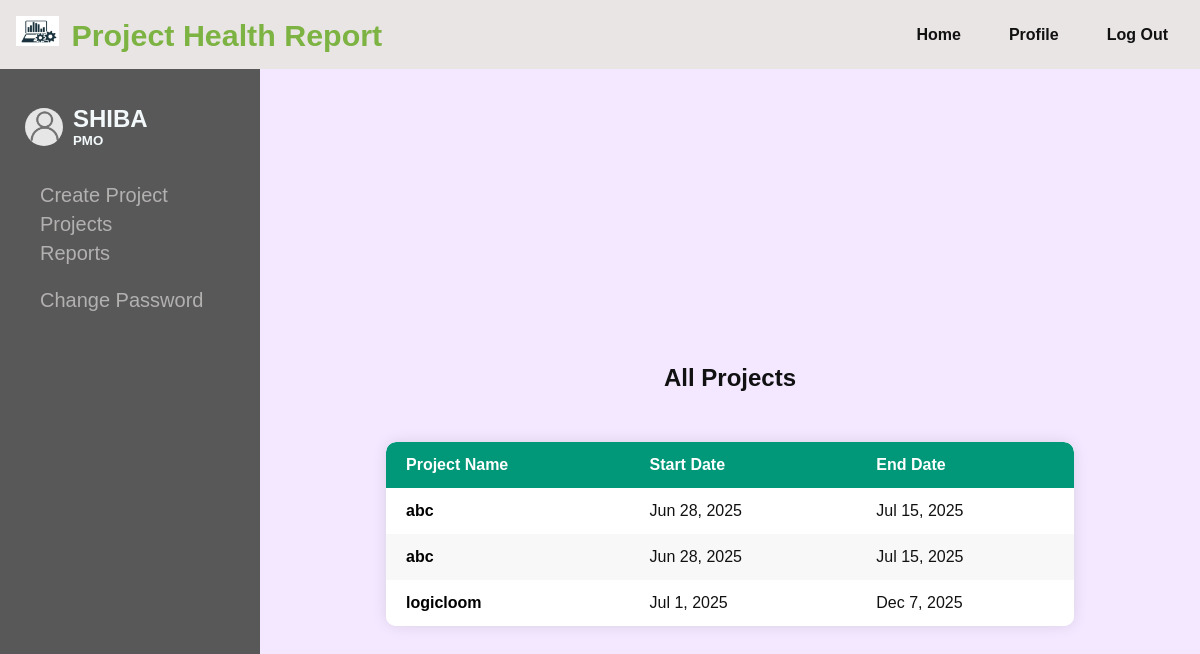
/projects/projectlist/ (signed in), run on the app's committed database.
### user_roles/models.py (models this page shows, shortened)
class Multiuser(AbstractUser):
    ROLE_CHOICES = [
        ('pmo', 'PMO (Project Management Office)'),
        ('vp', 'VP (Vice President)'),
        ('rm', 'RM (Regional Manager)'),
        ('cm', 'CM (Center Manager)')
    ]
    role = models.CharField(max_length=10, choices=ROLE_CHOICES)
    security_question = models.CharField(max_length=255)
    security_answer = models.CharField(max_length=255)

### projects/models.py (models this page shows, shortened)
class CreateProject(models.Model):
    name = models.CharField(max_length=255)
    description = models.TextField(blank=True)
    total_target = models.PositiveIntegerField()
    start_date = models.DateField()
    end_date = models.DateField()
    created_by = models.ForeignKey(settings.AUTH_USER_MODEL, on_delete=models.CASCADE)

### projects/views.py (the view, shortened to what this page needs)
# urls.py: path('projectlist/', views.project_list, name= 'n_projectlist'),
@login_required
def project_list(request):
  user = request.user
  if user.role == 'pmo' or user.role == 'vp':
    projects = CreateProject.objects.all()
  elif user.role == 'rm':
    rm_allocations = VpRmAllocation.objects.filter(rm_user=user)
    projects = CreateProject.objects.filter(id__in=rm_allocations.values('project'))
  else:
    projects = []  # no projects for other roles
  return render(request, 'project_list.html', {'projects': projects})

### projects/templates/project_list.html
{% extends "profile.html" %}
{% load static %}
{% block css %}
    <link rel="stylesheet" type="text/css" href="{% static 'css/projectbatch_listdetail.css' %}">
{% endblock %}
{% block profile_content %}
    <h2>All Projects</h2>
    <div class="table-container">
        <table>
            <thead>
                <tr>
                    <th>Project Name</th>
                    <th>Start Date</th>
                    <th>End Date</th>
                </tr>
            </thead>
            <tbody>
                {% for proj in projects %}
                <tr>
                    <td><a href="{% url 'n_projectdetails' proj.id %}">{{ proj.name }}</a></td>
                    <td>{{ proj.start_date|date:"M j, Y" }}</td>
                    <td>{{ proj.end_date|date:"M j, Y" }}</td>
                </tr>
                {% empty %}
                <tr>
                    <td colspan="3">No projects available.</td>
                </tr>
                {% endfor %}
            </tbody>
        </table>
    </div>
{% endblock %}

### user_roles/templates/profile.html (shortened to what this page needs)
{% extends "home.html" %}
{% load static %}
{% block content %}
    <div class="sidenav">
        <div class='user_data'>
            <img src="{% static 'img/user_icon.png' %}" alt="user-icon" >
            <div class="user_info">
                <h2>{{ user.username }}</h2>
                <h5>{{ user.role }}</h5>
            </div>
        </div><br><br>
        {% if user.is_authenticated %}
            {% if user.role == 'pmo' %}
                <a href="{% url 'n_createproject' %}">Create Project</a>
            {% elif user.role == 'vp' %}
                <a href="{% url 'n_assign_region' %}">RM (Regional Manager)</a>
            {% elif user.role == 'rm' %}
                <a href="{% url 'n_assign_center' %}">CM (Center Manager)</a>
            {% else %}
                <a href="{% url 'n_create_batch' %}">Create Batch</a>
                <a href="{% url 'n_batchlist' %}">Batches</a>
            {% endif %}
            <a href="{% url 'n_projectlist' %}">Projects</a>
            <a href="{% url 'n_filter_report' %}">Reports</a>
            <br>
            <a href="{% url 'n_changepassword' %}">Change Password</a>
        {% endif %}
	</div>
    <main class='main_class'>
        {% block profile_content %}
        {% endblock %}
    </main>
{% endblock %}

### static/css/home_profile.css (style rules this page uses)
:root { --extra-light: #faf5ff; --max-width: 1200px; }
* { padding: 0; margin: 0; box-sizing: border-box; }
a { text-decoration: none; }
body { font-family: "Poppins", sans-serif; background-color: var(--extra-light); }
.sidenav { height:100%; width:260px; position: fixed; z-index:1; top:0; left:0; background-color:#595858; overflow-x: hidden; padding-top:90px; }
.sidenav a { padding:0px 3px 6px 40px; text-decoration: none; font-size:20px; color: #b3b0b0; display:block; }
.main_class { margin-top: 100px; margin-left: 260px; padding: 20px; width: calc(100% - 260px); box-sizing: border-box; display: flex; justify-content: center; align-items: center; flex-direction: column; min-height: 100vh; }
.user_data { display: flex; align-items: center; gap: 10px; margin-top: 15px; }
.user_data img { width: 38px; height: 38px; object-fit: cover; border-radius: 50%; margin-left: 25px; }
.user_info h2, .user_info h5 { margin: 0; padding: 0; color: rgb(243, 249, 251); text-transform: uppercase; }

### static/css/projectbatch_listdetail.css (style rules this page uses)
body { font-family: 'Poppins', sans-serif; color: #111; }
body { font-family: Arial, sans-serif; background-color: #f3e8ff; margin: 0; padding: 20px; }
.table-container { margin: 50px auto; width: 80%; max-width: 700px; background-color: #fff; border-radius: 10px; overflow: hidden; box-shadow: 0 0 15px rgba(0, 0, 0, 0.1); }
table { width: 100%; border-collapse: collapse; }
thead { background-color: #009879; color: white; }
th, td { padding: 14px 20px; text-align: left; }
th:first-child { border-top-left-radius: 10px; }
th:last-child { border-top-right-radius: 10px; }
tbody tr { background-color: #ffffff; }
tbody tr:nth-child(even) { background-color: #f8f8f8; }
td:first-child { font-weight: bold; }
a { color: #000; text-decoration: none; }

### data on the page
Multiuser: username "SHIBA", role "PMO"
CreateProject: name "abc", start_date "Jun 28, 2025", end_date "Jul 15, 2025"
CreateProject: name "abc", start_date "Jun 28, 2025", end_date "Jul 15, 2025"
CreateProject: name "logicloom", start_date "Jul 1, 2025", end_date "Dec 7, 2025"
